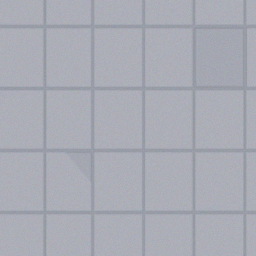
#> input picture etx-vampire/assets/IMAGES/vamp-bg0.png, 256 x 256 px, found by its file name; its folder holds 4 pictures in this run
$ python render-bg.py
#> lines starting #> are read from the running program, lines starting #| are printed output that depends on the picture
"""Render previews of the 6 themed backgrounds the way drawBackground() draws
them on a 480x320 screen: tiled seamless texture, 40px grid, decorations.

Output: tools/_render/theme0..5.png (gitignored) + theme_montage.png
"""
import os
import random
from PIL import Image, ImageDraw

W, H = 480, 320
IMG = "assets/IMAGES"
OUT = "tools/_render"
os.makedirs(OUT, exist_ok=True)

# fallback base fills (mirror Game.THEME in vampire.ts)
BASE = [(30, 28, 40), (22, 30, 22), (30, 28, 20), (38, 30, 20), (34, 24, 18), (16, 28, 32)]

random.seed(7)


def tile(img, tex, camx, camy):
    tw, th = tex.size
    tx0, tx1 = camx // tw, (camx + W) // tw
    ty0, ty1 = camy // th, (camy + H) // th
    for gx in range(tx0, tx1 + 1):
        sx = gx * tw - camx
        for gy in range(ty0, ty1 + 1):
            sy = gy * th - camy
            img.paste(tex, (sx, sy))


def grid(draw, camx, camy, base):
    gc = tuple(min(255, c + 26) for c in base)
    step = 40
    for gx in range(camx // step, (camx + W) // step + 1):
        sx = gx * step - camx
        draw.line([(sx, 0), (sx, H)], fill=gc, width=1)
    for gy in range(camy // step, (camy + H) // step + 1):
        sy = gy * step - camy
        draw.line([(0, sy), (W, sy)], fill=gc, width=1)


def decor(draw, camx, camy):
    for _ in range(70):
        dx = random.uniform(0, 200000) - camx
        dy = random.uniform(0, 200000) - camy
        if not (-10 <= dx <= W + 10 and -10 <= dy <= H + 10):
            continue
        t = random.randrange(3)
        x, y = int(dx), int(dy)
        if t == 0:
            draw.line([(x, y), (x - 4, y - 5)], fill=(62, 92, 52), width=1)
            draw.line([(x, y), (x + 4, y - 5)], fill=(62, 92, 52), width=1)
            draw.line([(x, y), (x, y - 6)], fill=(72, 104, 58), width=1)
        elif t == 1:
            draw.ellipse([x - 4, y - 4, x + 4, y + 4], fill=(72, 62, 56))
        else:
            draw.ellipse([x - 2, y - 2, x + 2, y + 2], fill=(178, 96, 130))


ROAD_SIZE, ROAD_W, SW = 256, 46, 10
ASPHALT = (48, 50, 58)
SIDEWALK = (150, 153, 160)
BUILDING_C = [(118, 122, 146), (148, 148, 168), (98, 108, 136),
              (152, 134, 114), (128, 112, 96), (112, 104, 126)]
BUILDING_EDGE = (52, 54, 66)


def buildings(draw, camx, camy, theme):
    s, half = ROAD_SIZE, ROAD_W // 2
    isz = s - ROAD_W
    gap = 10
    cell = (isz - gap) // 2
    for gx in range(camx // s, (camx + W) // s + 1):
        for gy in range(camy // s, (camy + H) // s + 1):
            ix, iy = gx * s + half, gy * s + half
            seed = (gx * 131 + gy * 977) & 0xffff
            for a in range(2):
                for b in range(2):
                    h = (seed + a * 7 + b * 11) & 0xf
                    bw = cell - (4 if h & 1 else 10)
                    bh = cell - (4 if h & 2 else 10)
                    ox = (h >> 2) & 2
                    oy = (h >> 4) & 2
                    x0 = ix + a * (cell + gap) + ox - camx
                    y0 = iy + b * (cell + gap) + oy - camy
                    if x0 + bw < 0 or x0 > W or y0 + bh < 0 or y0 > H:
                        continue
                    col = BUILDING_C[(h + theme) % len(BUILDING_C)]
                    draw.rectangle([x0, y0, x0 + bw, y0 + bh], fill=col)
                    draw.rectangle([x0, y0, x0 + bw, y0 + bh], outline=BUILDING_EDGE, width=1)


def roads(draw, camx, camy):
    hw = ROAD_W // 2
    for rx in range(camx // ROAD_SIZE, (camx + W) // ROAD_SIZE + 1):
        l = rx * ROAD_SIZE - hw - camx
        draw.rectangle([l, 0, l + SW, H], fill=SIDEWALK)
        draw.rectangle([l + SW, 0, l + ROAD_W - SW, H], fill=ASPHALT)
        draw.rectangle([l + ROAD_W - SW, 0, l + ROAD_W, H], fill=SIDEWALK)
    for ry in range(camy // ROAD_SIZE, (camy + H) // ROAD_SIZE + 1):
        t = ry * ROAD_SIZE - hw - camy
        draw.rectangle([0, t, W, t + SW], fill=SIDEWALK)
        draw.rectangle([0, t + SW, W, t + ROAD_W - SW], fill=ASPHALT)
        draw.rectangle([0, t + ROAD_W - SW, W, t + ROAD_W], fill=SIDEWALK)


camx, camy = 100000 % 256, 100000 % 256  # world center, camera scrolled

mont = Image.new("RGB", (W * 2, H * 3), (0, 0, 0))
#> mont: PIL image 960x960 RGB; every value is 0
for theme in range(6):
    tex = Image.open(os.path.join(IMG, f"vamp-bg{theme}.png")).convert("RGB")
    base = BASE[theme]
    img = Image.new("RGB", (W, H), base)
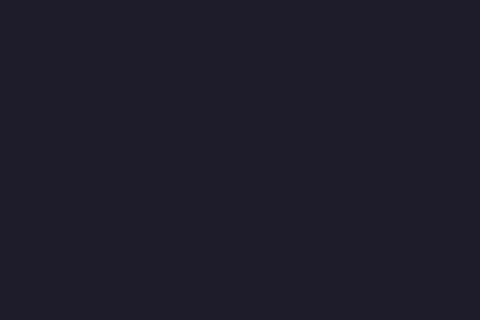
#> img: PIL image 480x320 RGB; mean R, G, B 30, 28, 40
    d = ImageDraw.Draw(img)
    tile(img, tex, camx, camy)
#> after the loop in tile, `for gx in range(tx0, tx1 + 1):`:
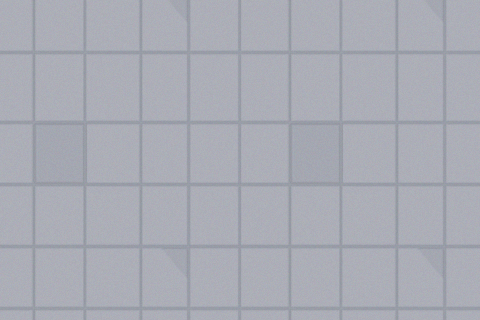
#> img: PIL image 480x320 RGB; mean R, G, B 169.2, 171.5, 180.7
    grid(d, camx, camy, base)
    buildings(d, camx, camy, theme)
    decor(d, camx, camy)
    roads(d, camx, camy)
    img.save(os.path.join(OUT, f"theme{theme}.png"))
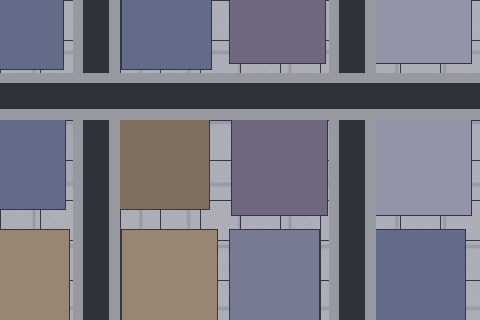
#> saved as theme0.png: PIL image 480x320 RGB; mean R, G, B 117.8, 117.3, 128
    mont.paste(img, ((theme % 2) * W, (theme // 2) * H))
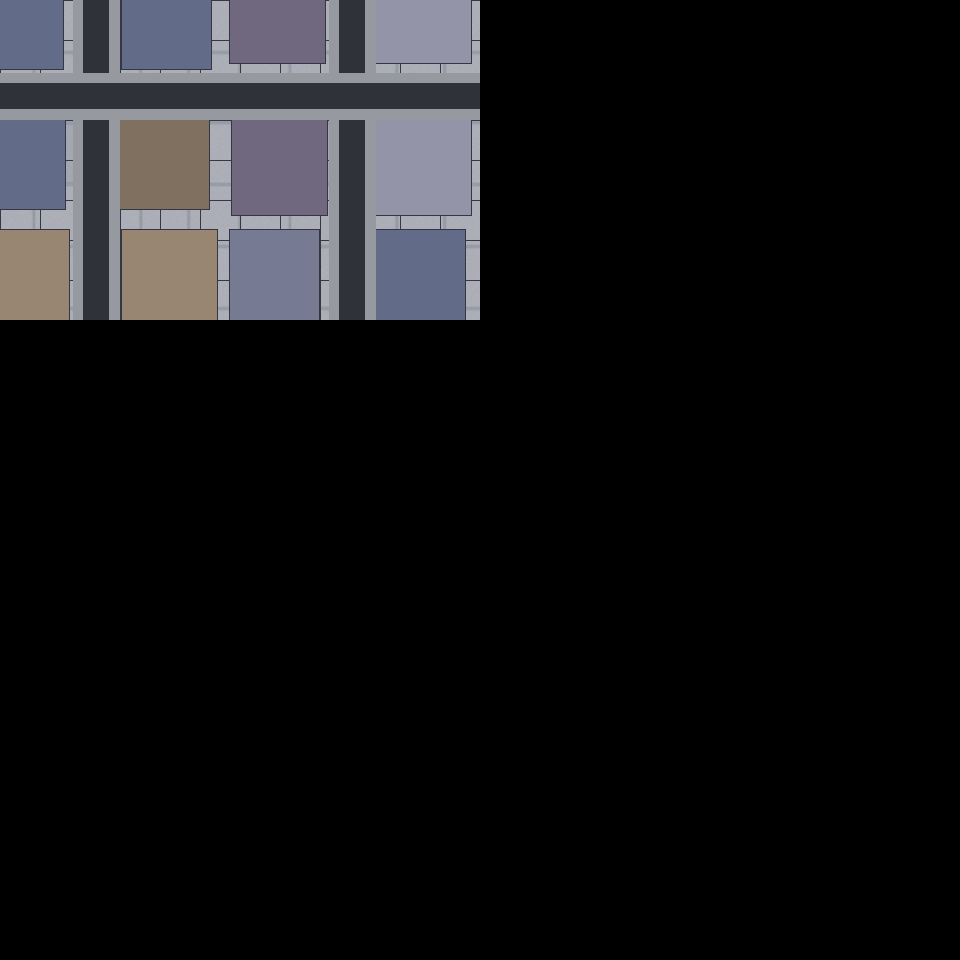
#> mont: PIL image 960x960 RGB; mean R, G, B 19.6, 19.6, 21.3
    print(f"theme{theme}: base{BASE[theme]} -> {OUT}/theme{theme}.png")
#> pass 2 of the loop `for theme in range(6):`:
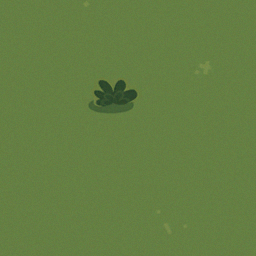
#> input picture etx-vampire/assets/IMAGES/vamp-bg1.png, 256 x 256 px, found by its file name
#> after the loop in tile (call 2), `for gx in range(tx0, tx1 + 1):`:
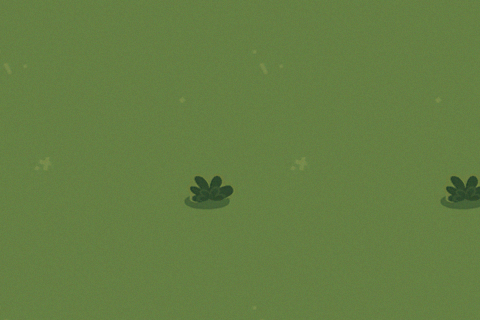
#> img: PIL image 480x320 RGB; mean R, G, B 100.5, 126.4, 66.8
#> `mont.paste(img, ((theme % 2) * W, (theme // 2) * H))`:
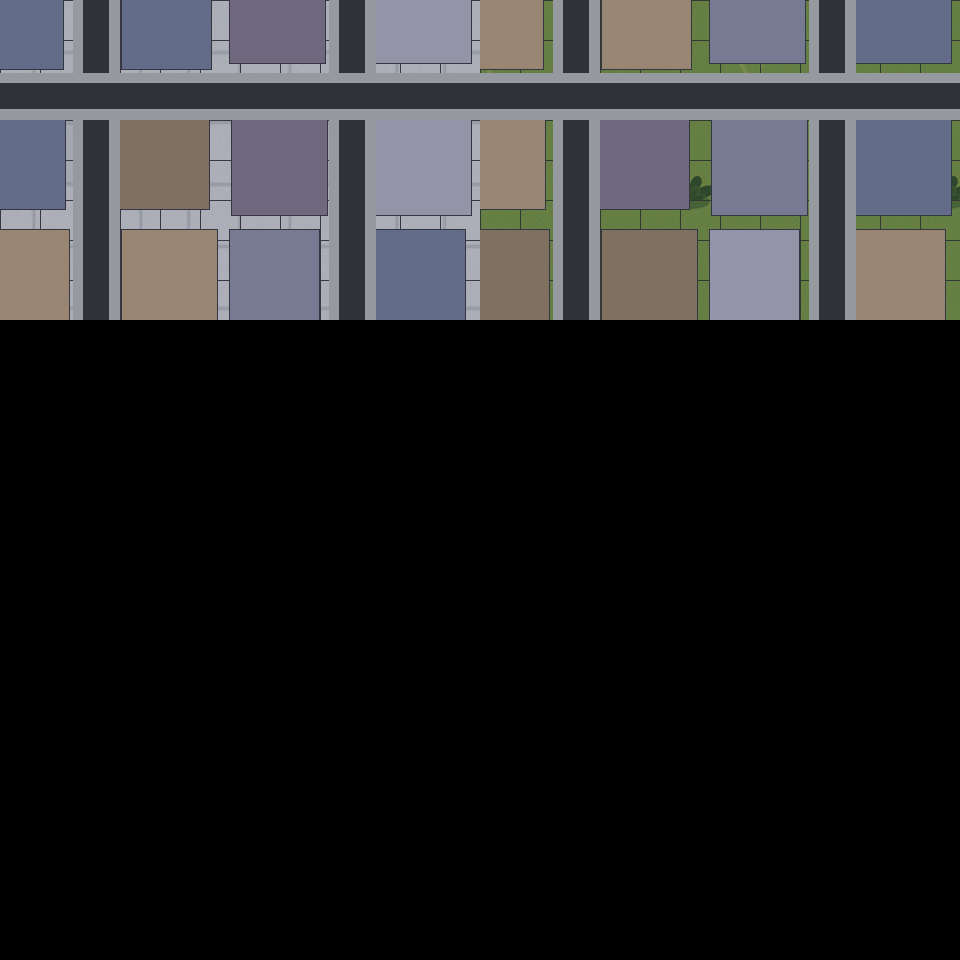
#> mont: PIL image 960x960 RGB; mean R, G, B 38.4, 38.4, 39.9
#> pass 3 of the loop `for theme in range(6):`:
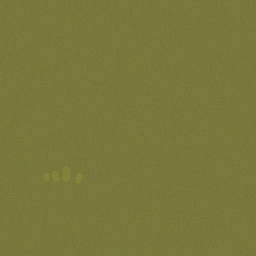
#> input picture etx-vampire/assets/IMAGES/vamp-bg2.png, 256 x 256 px, found by its file name
#> after the loop in tile (call 3), `for gx in range(tx0, tx1 + 1):`:
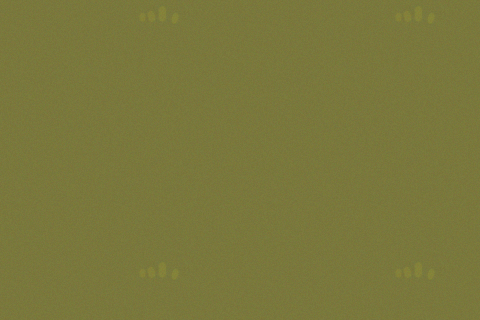
#> img: PIL image 480x320 RGB; mean R, G, B 122.1, 120.1, 60
#> `mont.paste(img, ((theme % 2) * W, (theme // 2) * H))`:
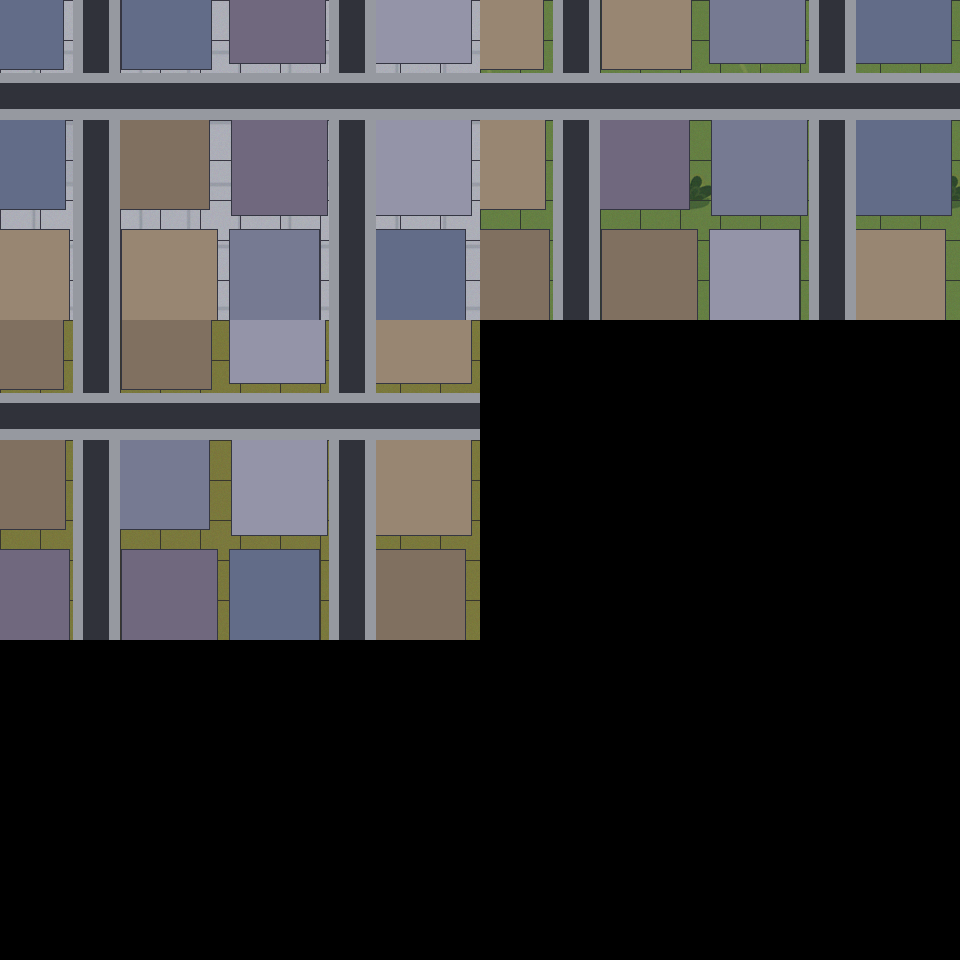
#> mont: PIL image 960x960 RGB; mean R, G, B 57.7, 57, 58.2
#> (the run stopped early here; a loop or call above may not have finished)
